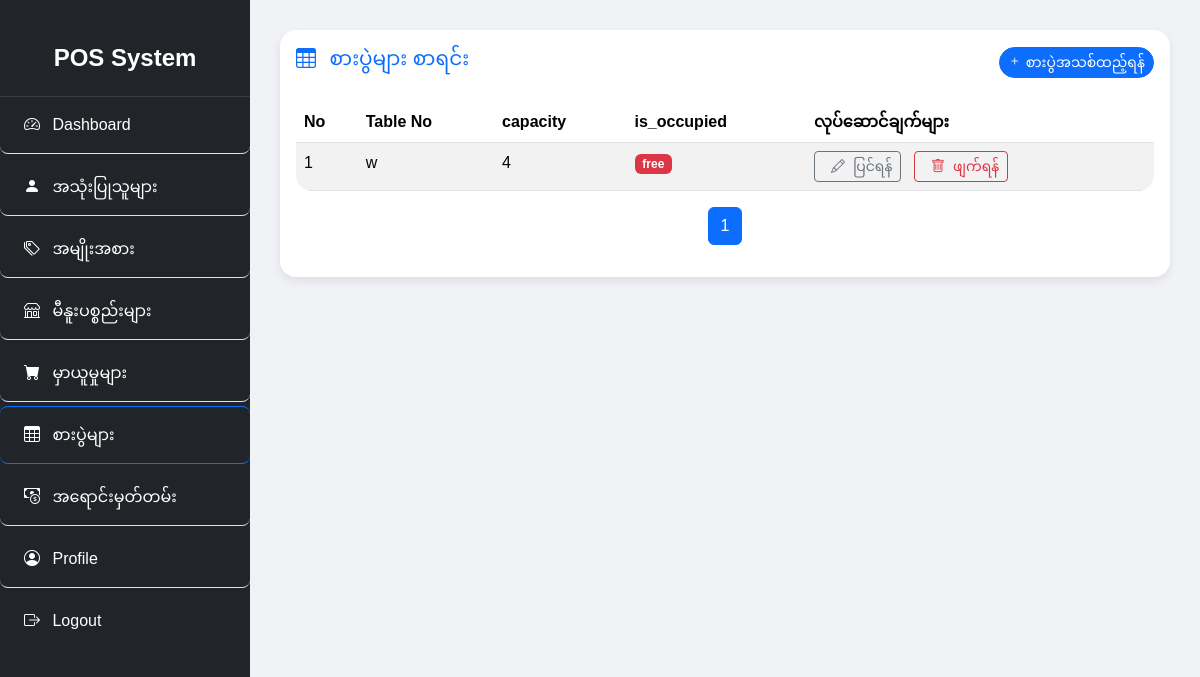
Screenshot of /dashboard/table (signed in) with the database file from the repository.
### dashboard/models.py (models this page shows, shortened)
class Table(models.Model):
    table_number = models.CharField(max_length=10, unique=True)
    capacity = models.IntegerField(default=4) # ထိုင်ခုံအရေအတွက်
    is_occupied = models.BooleanField(default=False) # စားပွဲ ပြီးပြီလား

### dashboard/views.py (the view)
# urls.py: path('table', views.tables, name="tables"),
@login_required
def tables(request):
    table_list = Table.objects.all()
    paginator = Paginator(table_list, 10)
    page_number = request.GET.get('page')
    page_obj = paginator.get_page(page_number)
    return render(request, 'tables/index.html', {
        'tables_objects': page_obj
    })

### dashboard/templatetags/nav_tags.py (called while the page is built)
@register.simple_tag(takes_context=True)
def url_name_in(context, *names):
    try:
        current = context['request'].resolver_match.url_name
        return current in names
    except (AttributeError, KeyError):
        return False

### dashboard/templatetags/pagination_tags.py (called while the page is built)
@register.inclusion_tag('components/pagination.html')
def render_pagination(page_obj, page_param='page'):
    return {
        'page_obj': page_obj,
        'page_param': page_param,
    }

### dashboard/templates/tables/index.html (shortened to what this page needs)
{% extends '../base.html' %}
{% load pagination_tags %}
{% block content %}
<div id="menu-items-section" class="content-section">
    <div class="card">
        <div class="card-body">
            <div class="d-flex justify-content-between align-items-center mb-4">
                <h5 class="card-title text-primary"><i class="bi bi-table me-2"></i> စားပွဲများ စာရင်း</h5>
                <a href="{% url 'dashboard:table-add' %}" class="btn btn-sm btn-primary rounded-pill"><i
                        class="bi bi-plus me-1"></i>စားပွဲအသစ်ထည့်ရန်</a>
            </div>
            <div class="table-responsive">
                <table class="table table-striped table-hover">
                    <thead>
                        <tr>
                            <th scope="col">No</th>
                            <th scope="col">Table No</th>
                            <th scope="col">capacity</th>
                            <th scope="col">is_occupied</th>
                            <th scope="col">လုပ်ဆောင်ချက်များ</th>
                        </tr>
                    </thead>
                    <tbody>
                        {% for table in tables_objects %}
                        <tr>
                            <td>{{ forloop.counter0|add:tables_objects.start_index }}</td>
                            <td>{{ table.table_number }}</td>
                            <td>{{ table.capacity }}</td>
                            <td>{% if table.is_occupied %} <span class="badge bg-success">occupied</span> {% else %}<span class="badge bg-danger">free</span>{% endif %}</td>
                            <td>
                                <a href="{% url 'dashboard:table-edit' table.id %}" class="btn btn-sm btn-outline-secondary me-2"><i
                                        class="bi bi-pencil mx-2"></i>ပြင်ရန်</a>
                                <a href="{% url 'dashboard:table-delete' table.id %}" class="btn btn-sm btn-outline-danger"><i
                                        class="bi bi-trash mx-2"></i>ဖျက်ရန်</a>
                            </td>
                        </tr>
                        {% empty %}
                        <tr>
                            <td colspan="7" class="text-center">No users found.</td>
                        </tr>
                        {% endfor %}
                    </tbody>
                </table>
            </div>
            {% render_pagination tables_objects %}
        </div>
    </div>
</div>
{% endblock %}

### dashboard/static/css/style.css (style rules this page uses)
body { background-color: #f0f2f5; font-family: 'Arial', sans-serif; }
.card { border: none; border-radius: 1rem; box-shadow: 0 4px 10px rgba(0, 0, 0, 0.08); transition: transform 0.2s; }
.table-responsive .table { border-radius: 1rem; overflow: hidden; }

### rows the page displays
Table: table_number "w", capacity "4", is_occupied "free"

### other values shown
{{ num }} "1"
